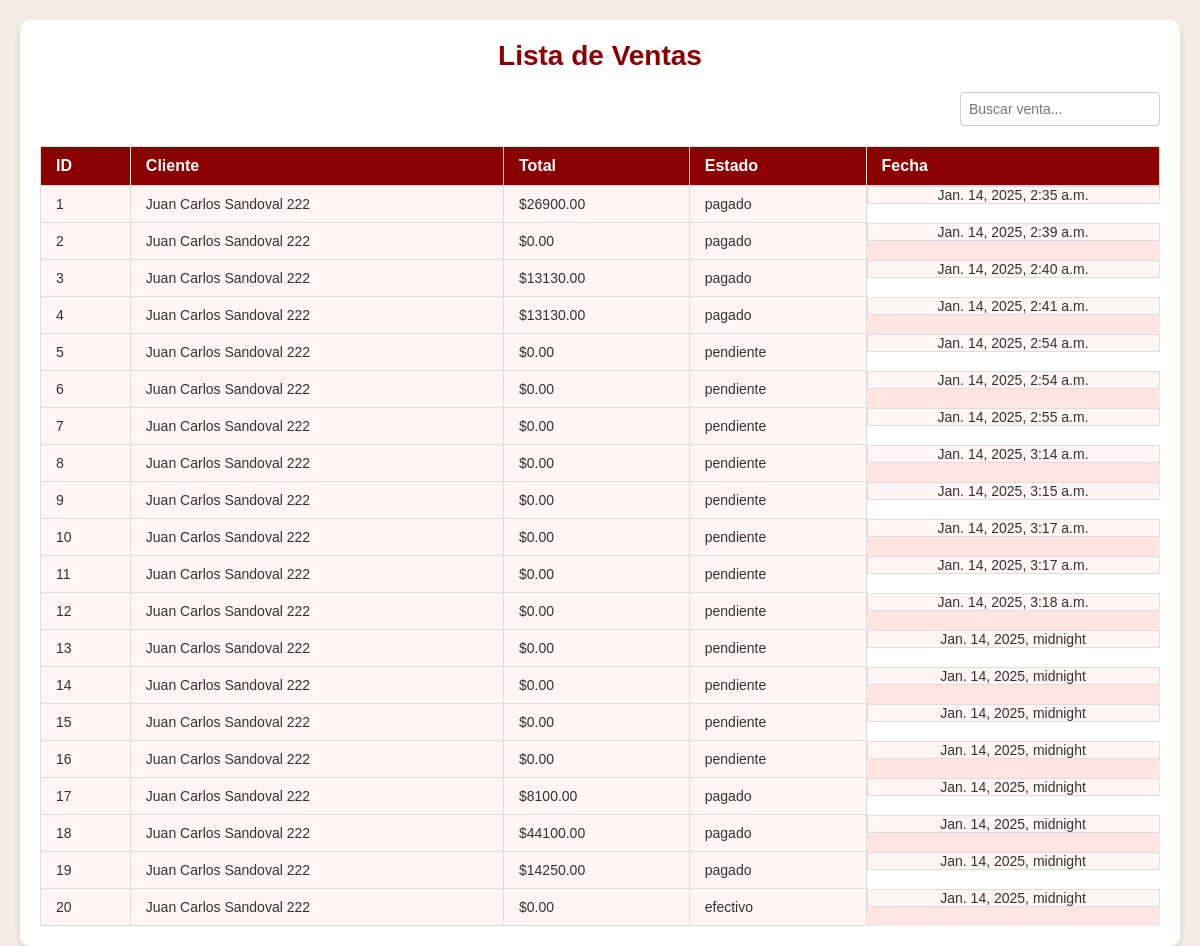
The page /ventas/ on the database as committed earlier.
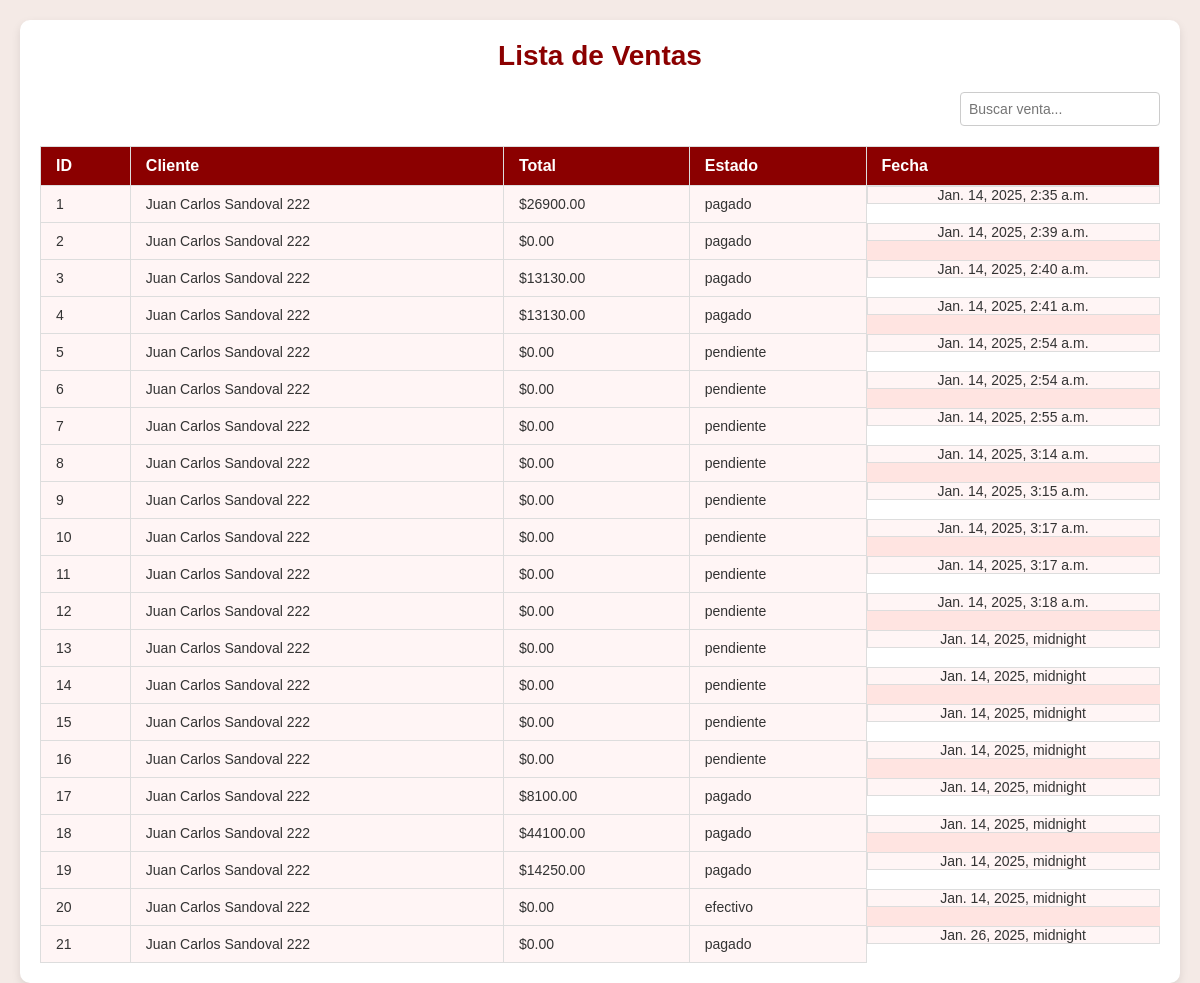
The same page on the database as committed later.
### usuarios/models.py (models this page shows, shortened)
class Venta(models.Model):
    cliente = models.ForeignKey(Cliente, on_delete=models.CASCADE)
    total = models.DecimalField(max_digits=10, decimal_places=2)
    estado = models.CharField(max_length=20)
    fecha = models.DateField(auto_now_add=True)

class Cliente(models.Model):
    nombre              = models.CharField(max_length=100)
    establecimiento     = models.CharField(max_length=100)
    rut_empresa         = models.CharField(max_length=20, unique=True)
    direccion           = models.TextField(null=True, blank=True)
    telefono            = models.CharField(max_length=20, null=True, blank=True)
    fecha_registro      = models.DateTimeField(auto_now_add=True)
    deuda               = models.PositiveIntegerField(default=0)

### usuarios/views.py (the view)
# urls.py: path('ventas/', ventas_view, name='ventas'),
def ventas_view(request):
    ventas = Venta.objects.all()
    for venta in ventas:
        print(venta.total)
    return render(request, 'usuarios/ventas.html', {'ventas': ventas})

### usuarios/templates/usuarios/ventas.html (shortened to what this page needs)
{% load static %}
<!DOCTYPE html>
<html lang="es">
<head>
    <link rel="stylesheet" href="{% static 'css/styles-ventas.css' %}">
</head>
<body>
    <div class="container">
        <h1 class="page-title">Lista de Ventas</h1>
        <div class="search-container">
            <input type="text" id="filtro" placeholder="Buscar venta...">
        </div>
        <table>
            <thead>
                <tr>
                    <th>ID</th>
                    <th>Cliente</th>
                    <th>Total</th>
                    <th>Estado</th>
                    <th>Fecha</th>
                </tr>
            </thead>
            <tbody>
                {% for venta in ventas %}
                    <tr>
                        <td>{{ venta.id }}</td>
                        <td>{{ venta.cliente.nombre }}</td>
                        <td>${{ venta.total }}</td>
                        <td>{{ venta.estado }}</td>
                        <td>{{ venta.fecha }}</td>
                    </tr>
                {% empty %}
                    <tr>
                        <td colspan="5">No hay ventas registradas.</td>
                    </tr>
                {% endfor %}
            </tbody>
        </table>
    </div>
</body>
</html>

### usuarios/static/css/styles-ventas.css (style rules this page uses)
* { margin: 0; padding: 0; box-sizing: border-box; }
body { font-family: 'Montserrat', sans-serif; background-color: #f4eae6; display: flex; justify-content: center; align-items: flex-start; height: 100vh; padding: 20px; overflow-x: hidden; }
.container { width: 100%; max-width: 1200px; background-color: white; border-radius: 10px; box-shadow: 0 4px 10px rgba(0, 0, 0, 0.1); padding: 20px; }
.page-title { font-size: 28px; font-weight: bold; color: #8b0000; text-align: center; margin-bottom: 20px; }
table { width: 100%; border-collapse: collapse; margin-top: 20px; table-layout: auto; }
th, td { padding: 10px 15px; text-align: left; border: 1px solid #ddd; }
th { background-color: #8b0000; color: white; font-size: 16px; }
td { font-size: 14px; color: #333; background-color: #fff5f5; }
tr:nth-child(even) { background-color: #ffe4e1; }
td:last-child { display: flex; justify-content: space-around; align-items: center; gap: 10px; padding: 0; }
.search-container { margin-bottom: 20px; text-align: right; }
#filtro { padding: 8px; font-size: 14px; width: 200px; border: 1px solid #ccc; border-radius: 4px; }

Rows that differ between the two databases and show on the page:
added Venta: id "21", cliente.nombre "Juan Carlos Sandoval 222", total "0.00", estado "pagado", fecha "Jan. 26, 2025, midnight"
